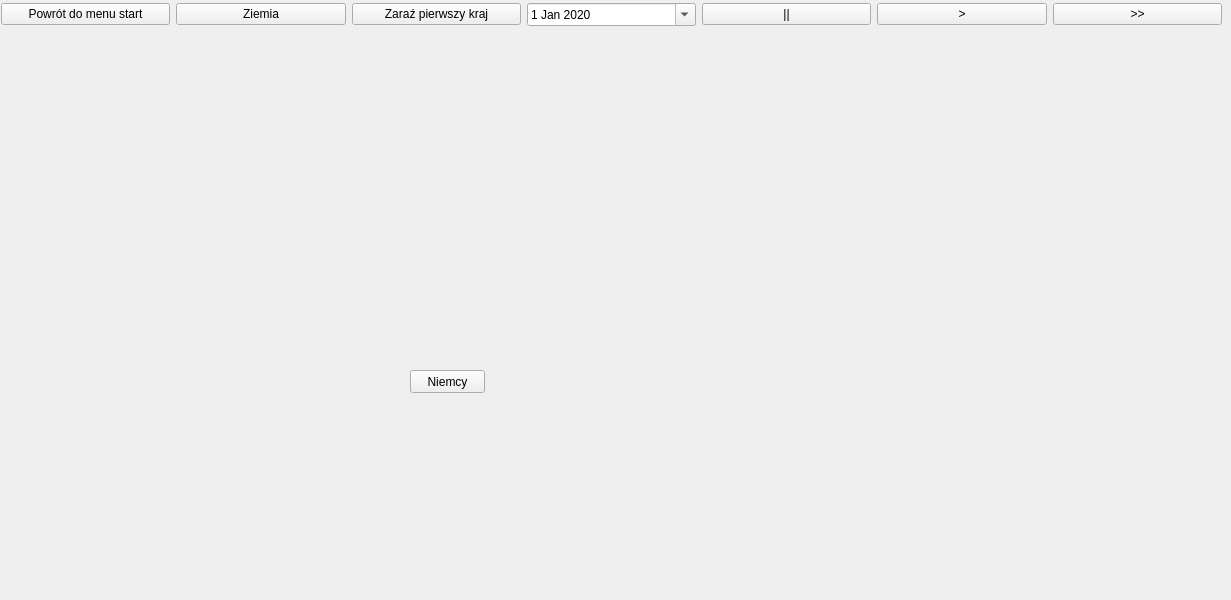
           <widget class="QWidget" name="widget" native="true">
            <property name="sizePolicy">
             <sizepolicy hsizetype="Expanding" vsizetype="Expanding">
              <horstretch>0</horstretch>
              <verstretch>0</verstretch>
             </sizepolicy>
            </property>
            <property name="minimumSize">
             <size>
              <width>290</width>
              <height>600</height>
             </size>
            </property>
            <property name="styleSheet">
             <string notr="true"/>
            </property>
            <widget class="QPushButton" name="pb_Polska">
             <property name="geometry">
              <rect>
               <x>490</x>
               <y>340</y>
               <width>91</width>
               <height>91</height>
              </rect>
             </property>
             <property name="font">
              <font>
               <pointsize>7</pointsize>
              </font>
             </property>
             <property name="contextMenuPolicy">
              <enum>Qt::CustomContextMenu</enum>
             </property>
             <property name="text">
              <string/>
             </property>
             <property name="icon">
              <iconset>
               <normaloff>polska-mapa-konturowa-pdf.png</normaloff>
               <normalon>polska-mapa-konturowa-pdf.png</normalon>
               <disabledoff>polska-mapa-konturowa-pdf.png</disabledoff>
               <disabledon>polska-mapa-konturowa-pdf.png</disabledon>
               <activeoff>polska-mapa-konturowa-pdf.png</activeoff>
               <activeon>polska-mapa-konturowa-pdf.png</activeon>
               <selectedoff>polska-mapa-konturowa-pdf.png</selectedoff>polska-mapa-konturowa-pdf.png</iconset>
             </property>
             <property name="iconSize">
              <size>
               <width>90</width>
               <height>90</height>
              </size>
             </property>
             <property name="checkable">
              <bool>false</bool>
             </property>
             <property name="autoDefault">
              <bool>false</bool>
             </property>
             <property name="default">
              <bool>false</bool>
             </property>
             <property name="flat">
              <bool>true</bool>
             </property>
            </widget>
            <widget class="QPushButton" name="pb_Niemcy">
             <property name="geometry">
              <rect>
               <x>410</x>
               <y>370</y>
               <width>75</width>
               <height>23</height>
              </rect>
             </property>
             <property name="text">
              <string>Niemcy</string>
             </property>
            </widget>
            <widget class="QWidget" name="horizontalLayoutWidget_3">
             <property name="geometry">
              <rect>
               <x>1</x>
               <y>-1</y>
               <width>1221</width>
               <height>31</height>
              </rect>
             </property>
             <layout class="QHBoxLayout" name="horizontalLayout_17">
              <item>
               <widget class="QPushButton" name="pb_powrot_menu_start">
                <property name="text">
                 <string>Powrót do menu start</string>
                </property>
               </widget>
              </item>
              <item>
               <widget class="QPushButton" name="pb_Ziemia">
                <property name="text">
                 <string>Ziemia</string>
                </property>
                <property name="checkable">
                 <bool>false</bool>
                </property>
               </widget>
              </item>
              <item>
               <widget class="QPushButton" name="pb_zaraz">
                <property name="text">
                 <string>Zaraź pierwszy kraj</string>
                </property>
               </widget>
              </item>
              <item>
               <widget class="QDateEdit" name="dateEdit">
                <property name="currentSection">
                 <enum>QDateTimeEdit::DaySection</enum>
                </property>
                <property name="calendarPopup">
                 <bool>true</bool>
                </property>
                <property name="timeSpec">
                 <enum>Qt::LocalTime</enum>
                </property>
                <property name="date">
                 <date>
                  <year>2020</year>
                  <month>1</month>
                  <day>1</day>
                 </date>
                </property>
               </widget>
              </item>
              <item>
               <widget class="QPushButton" name="pb_stop_time">
                <property name="enabled">
                 <bool>true</bool>
                </property>
                <property name="text">
                 <string>||</string>
                </property>
               </widget>
              </item>
              <item>
               <widget class="QPushButton" name="pb_start_time">
                <property name="enabled">
                 <bool>true</bool>
                </property>
                <property name="text">
                 <string>&gt;</string>
                </property>
               </widget>
              </item>
              <item>
               <widget class="QPushButton" name="pb_fast_time">
                <property name="enabled">
                 <bool>true</bool>
                </property>
                <property name="text">
                 <string>&gt;&gt;</string>
                </property>
               </widget>
              </item>
             </layout>
            </widget>
           </widget>
